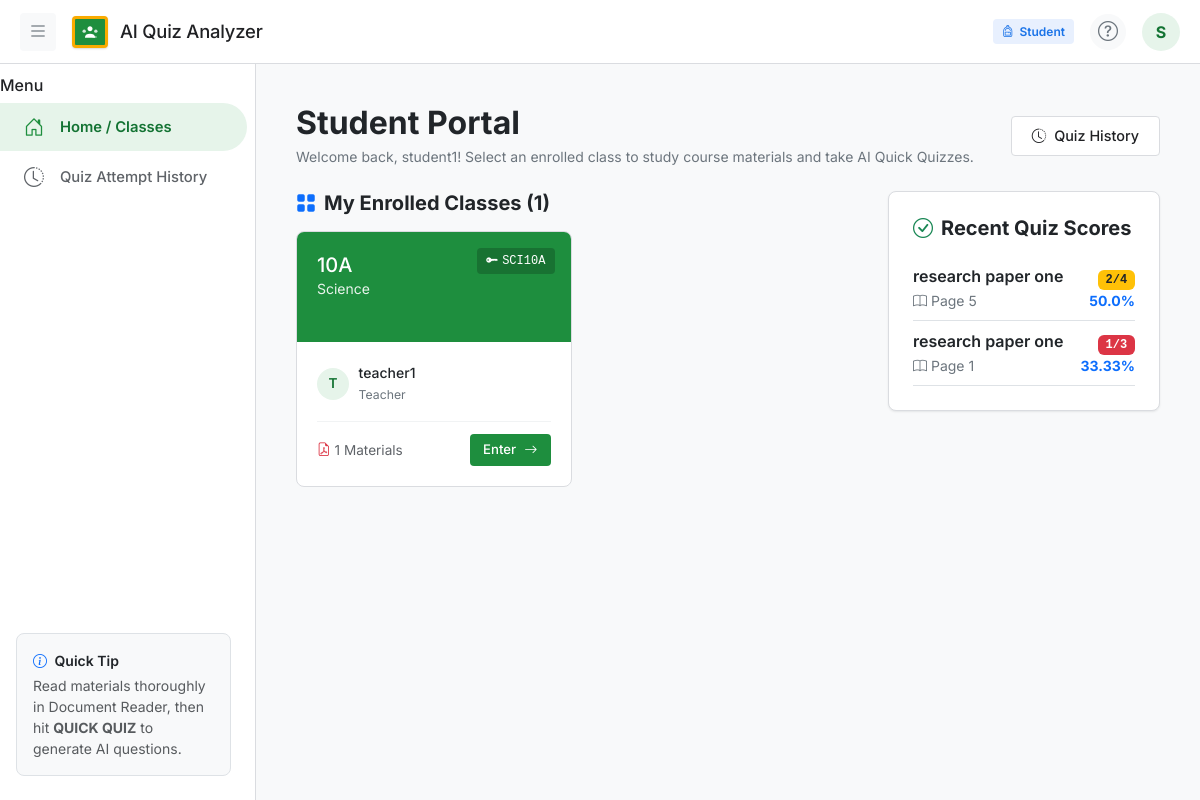
The page /student/dashboard/ (signed in) on the database its author committed.
### quiz_app/models.py (models this page shows, shortened)
class User(AbstractUser):
    ROLE_CHOICES = (
        ('TEACHER', 'Teacher'),
        ('STUDENT', 'Student'),
    )
    role = models.CharField(max_length=10, choices=ROLE_CHOICES, default='STUDENT')
    @property
    def is_teacher(self):
        return self.role == 'TEACHER'
    @property
    def is_student(self):
        return self.role == 'STUDENT'

class ClassRoom(models.Model):
    name = models.CharField(max_length=100)
    code = models.CharField(max_length=20, unique=True)
    subject = models.CharField(max_length=100)
    teacher = models.ForeignKey(User, on_delete=models.CASCADE, related_name='classes_created')
    created_at = models.DateTimeField(auto_now_add=True)

class Enrollment(models.Model):
    student = models.ForeignKey(User, on_delete=models.CASCADE, related_name='enrollments')
    classroom = models.ForeignKey(ClassRoom, on_delete=models.CASCADE, related_name='enrollments')
    enrolled_at = models.DateTimeField(auto_now_add=True)
    class Meta:
        unique_together = ('student', 'classroom')

class QuizAttempt(models.Model):
    STATUS_CHOICES = (
        ('IN_PROGRESS', 'In Progress'),
        ('COMPLETED', 'Completed'),
    )
    student = models.ForeignKey(User, on_delete=models.CASCADE, related_name='quiz_attempts')
    document = models.ForeignKey(Document, on_delete=models.CASCADE, related_name='quiz_attempts')
    confirmed_page = models.IntegerField()
    confirmed_paragraph = models.IntegerField(default=1)
    confirmed_line = models.IntegerField(default=1)
    started_at = models.DateTimeField(auto_now_add=True)
    completed_at = models.DateTimeField(null=True, blank=True)
    questions_attempted = models.IntegerField(default=0)
    correct_answers = models.IntegerField(default=0)
    wrong_answers = models.IntegerField(default=0)
    score = models.CharField(max_length=20, default='0/0')
    percentage = models.FloatField(default=0.0)
    status = models.CharField(max_length=20, choices=STATUS_CHOICES, default='IN_PROGRESS')
    class Meta:
        ordering = ['-started_at']

class Document(models.Model):
    FILE_TYPE_CHOICES = (
        ('PDF', 'PDF Document'),
        ('PPT', 'PPT Presentation'),
        ('PPTX', 'PPTX Presentation'),
    )
    STATUS_CHOICES = (
        ('PENDING', 'Pending Processing'),
        ('PROCESSING', 'Processing'),
        ('COMPLETED', 'AI Analysis Completed'),
        ('FAILED', 'Processing Failed'),
    )
    classroom = models.ForeignKey(ClassRoom, on_delete=models.CASCADE, related_name='documents')
    title = models.CharField(max_length=255)
    file = models.FileField(upload_to='documents/', null=True, blank=True)
    file_type = models.CharField(max_length=10, choices=FILE_TYPE_CHOICES, default='PDF')
    total_pages = models.IntegerField(default=0)
    upload_date = models.DateTimeField(auto_now_add=True)
    processing_status = models.CharField(max_length=20, choices=STATUS_CHOICES, default='PENDING')

### quiz_app/views.py (the view)
# urls.py: path('student/dashboard/', views.student_dashboard, name='student_dashboard'),
@login_required
def student_dashboard(request):
    if not request.user.is_student:
        return redirect('teacher_dashboard')
    enrollments = Enrollment.objects.filter(student=request.user).select_related('classroom', 'classroom__teacher')
    recent_attempts = QuizAttempt.objects.filter(student=request.user, status='COMPLETED').select_related('document').order_by('-completed_at')[:5]
    context = {
        'enrollments': enrollments,
        'recent_attempts': recent_attempts,
    }
    return render(request, 'student/dashboard.html', context)

### templates/student/dashboard.html (shortened to what this page needs)
{% extends 'base.html' %}
{% block content %}
<div class="py-2">
    <div class="d-flex flex-wrap justify-content-between align-items-center gap-3 mb-4">
        <div>
            <h2 class="fw-bold text-dark mb-1">Student Portal</h2>
            <p class="text-secondary small mb-0">Welcome back, {{ user.username }}! Select an enrolled class to study course materials and take AI Quick Quizzes.</p>
        </div>
        <a href="{% url 'quiz_history' %}" class="btn-gc-secondary">
            <i class="bi bi-clock-history"></i> Quiz History
        </a>
    </div>
    <div class="row g-4 mb-4">
        <div class="col-lg-8">
            <div class="d-flex justify-content-between align-items-center mb-3">
                <h5 class="fw-bold text-dark mb-0"><i class="bi bi-grid-fill text-primary me-2"></i>My Enrolled Classes ({{ enrollments.count }})</h5>
            </div>
            {% if enrollments %}
                <div class="row g-3">
                    {% for item in enrollments %}
                        <div class="col-md-6">
                            {% include 'components/class_card.html' with classroom=item.classroom is_teacher=False %}
                        </div>
                    {% endfor %}
                </div>
            {% else %}
                {% include 'components/empty_state.html' with icon_class="bi-backpack" title="You are not enrolled in any classes yet" description="Ask your teacher for your class code to get access to course materials." %}
            {% endif %}
        </div>
        <div class="col-lg-4">
            <div class="gc-card p-4">
                <h5 class="fw-bold text-dark mb-3"><i class="bi bi-check-circle text-success me-2"></i>Recent Quiz Scores</h5>
                {% if recent_attempts %}
                    <div class="list-group list-group-flush">
                        {% for attempt in recent_attempts %}
                            <a href="{% url 'quiz_result' attempt.id %}" class="list-group-item list-group-item-action px-0 py-2.5 border-0 border-bottom">
                                <div class="d-flex justify-content-between align-items-center">
                                    <div>
                                        <div class="fw-semibold text-dark text-truncate" style="max-width: 170px;">{{ attempt.document.title }}</div>
                                        <span class="small text-secondary"><i class="bi bi-book me-1"></i>Page {{ attempt.confirmed_page }}</span>
                                    </div>
                                    <div class="text-end">
                                        <span class="badge {% if attempt.percentage >= 75 %}bg-success{% elif attempt.percentage >= 50 %}bg-warning text-dark{% else %}bg-danger{% endif %} font-monospace">
                                            {{ attempt.score }}
                                        </span>
                                        <div class="small fw-bold text-primary mt-0.5">{{ attempt.percentage }}%</div>
                                    </div>
                                </div>
                            </a>
                        {% endfor %}
                    </div>
                {% else %}
                    <div class="text-center py-4 text-secondary small">
                        <i class="bi bi-journal-text fs-2 d-block text-muted mb-2"></i>
                        No quiz attempts yet. Enter a class, read a material, and click <strong>QUICK QUIZ</strong>!
                    </div>
                {% endif %}
            </div>
        </div>
    </div>
</div>
{% endblock %}

### templates/components/topbar.html (shortened to what this page needs)
<header class="gc-header">
    <div class="d-flex align-items-center gap-3">
        {% if user.is_authenticated %}
        <button class="btn btn-light btn-sm border-0 text-secondary fs-5 p-1 px-2" type="button" onclick="toggleSidebar()" aria-label="Toggle Navigation">
            <i class="bi bi-list"></i>
        </button>
        {% endif %}
        <a class="gc-brand" href="{% url 'dashboard' %}">
            <div class="gc-chalkboard-logo">
            </div>
            <span class="gc-brand-title">AI Quiz Analyzer</span>
        </a>
    </div>
    {% if user.is_authenticated %}
    <div class="d-flex align-items-center gap-3">
        <span class="badge-gc-role {% if user.is_teacher %}badge-gc-teacher{% else %}badge-gc-student{% endif %} d-none d-md-inline-flex">
            <i class="bi {% if user.is_teacher %}bi-person-badge{% else %}bi-backpack{% endif %}"></i>
            {{ user.get_role_display }}
        </span>
        <button class="btn btn-light rounded-circle text-secondary p-1 d-none d-sm-flex align-items-center justify-content-center" style="width: 36px; height: 36px;" title="Help & Info" data-bs-toggle="modal" data-bs-target="#helpModal">
            <i class="bi bi-question-circle fs-5"></i>
        </button>
        <div class="dropdown">
            <button class="btn btn-light border-0 p-1 rounded-circle d-flex align-items-center justify-content-center" type="button" id="userMenuDropdown" data-bs-toggle="dropdown" aria-expanded="false" style="width: 38px; height: 38px; background: var(--gc-primary-light); color: var(--gc-primary-dark);">
                <span class="fw-bold fs-6">{{ user.username|first|upper }}</span>
            </button>
        </div>
    </div>
    {% endif %}
</header>

### templates/components/class_card.html (shortened to what this page needs)
<div class="gc-class-card">
    <div class="gc-class-card-header {% cycle 'gc-banner-green' 'gc-banner-blue' 'gc-banner-teal' 'gc-banner-orange' 'gc-banner-purple' %}">
        <div>
            {% if is_teacher %}
                <a href="{% url 'class_detail' classroom.id %}" class="gc-class-title">{{ classroom.name }}</a>
            {% else %}
                <a href="{% url 'student_class_detail' classroom.id %}" class="gc-class-title">{{ classroom.name }}</a>
            {% endif %}
            <p class="gc-class-subtitle">{{ classroom.subject }}</p>
        </div>
        <span class="gc-class-code-badge"><i class="bi bi-key-fill me-1"></i>{{ classroom.code }}</span>
    </div>
    <div class="gc-class-card-body">
        <div class="gc-class-teacher-info">
            <div class="gc-avatar">
                {{ classroom.teacher.username|first|upper }}
            </div>
            <div>
                <span class="d-block fw-medium text-dark">{{ classroom.teacher.username }}</span>
                <span class="small text-secondary">Teacher</span>
            </div>
        </div>
        <div class="gc-class-card-footer">
            <div class="d-flex align-items-center gap-3">
                <span title="Materials"><i class="bi bi-file-earmark-pdf text-danger me-1"></i>{{ classroom.documents.count }} Materials</span>
            </div>
            {% if is_teacher %}
                <a href="{% url 'class_detail' classroom.id %}" class="btn-gc-secondary" style="height: 32px; font-size: 0.825rem; padding: 0 0.85rem;">
                    Open <i class="bi bi-arrow-right"></i>
                </a>
            {% else %}
                <a href="{% url 'student_class_detail' classroom.id %}" class="btn-gc-primary" style="height: 32px; font-size: 0.825rem; padding: 0 0.85rem;">
                    Enter <i class="bi bi-arrow-right"></i>
                </a>
            {% endif %}
        </div>
    </div>
</div>

### rows shown on the page
User: role "Student", username|first "S", username "student1"
ClassRoom: name "10A", subject "Science", code "SCI10A", teacher.username|first "T", teacher.username "teacher1", documents.count "1"
QuizAttempt: document "research paper one", confirmed_page "5", score "2/4", percentage "50.0"
QuizAttempt: document "research paper one", confirmed_page "1", score "1/3", percentage "33.33"

### other values the page prints
{{ enrollments.count }} "1"
